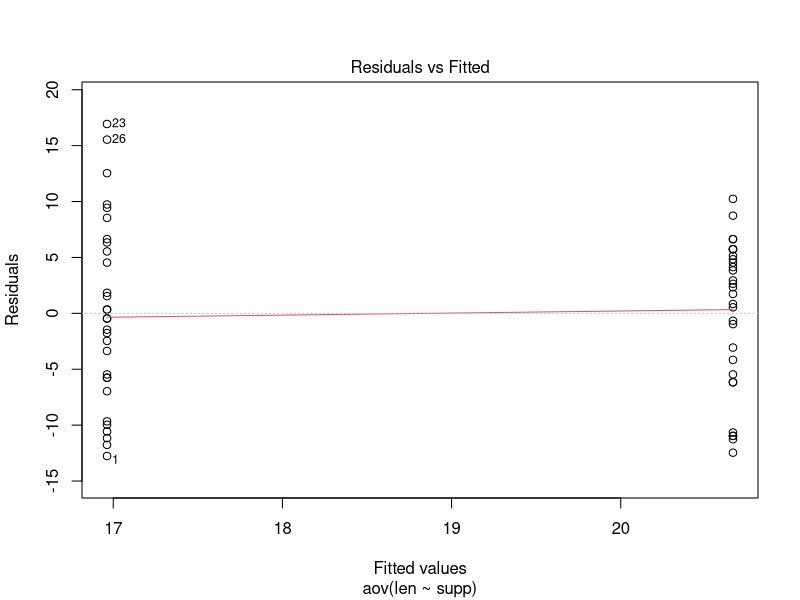
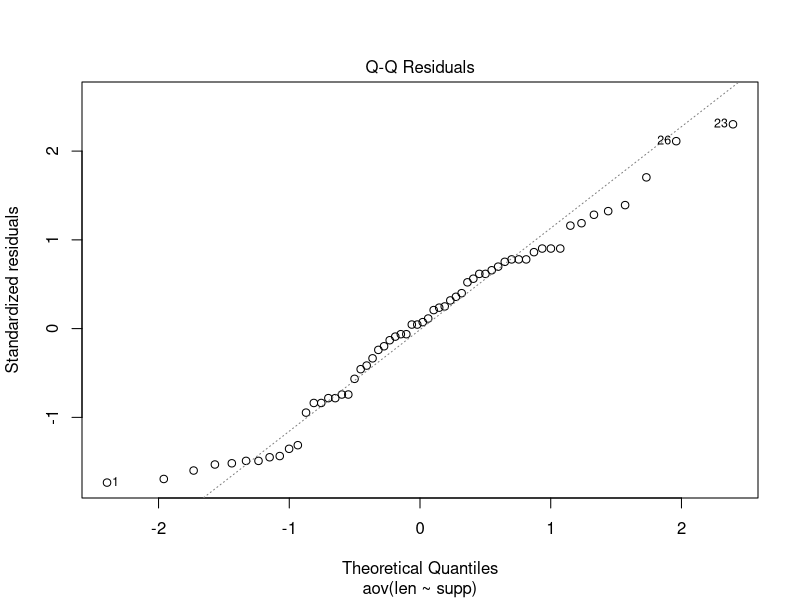
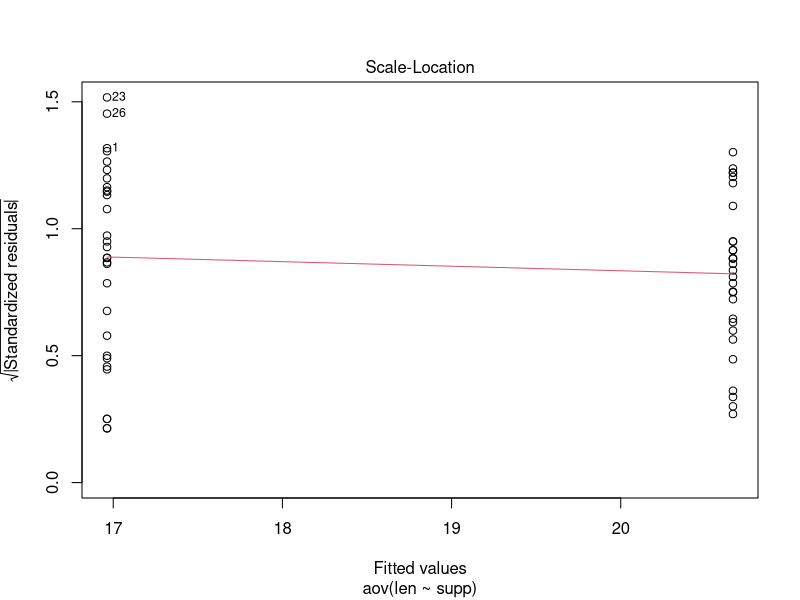
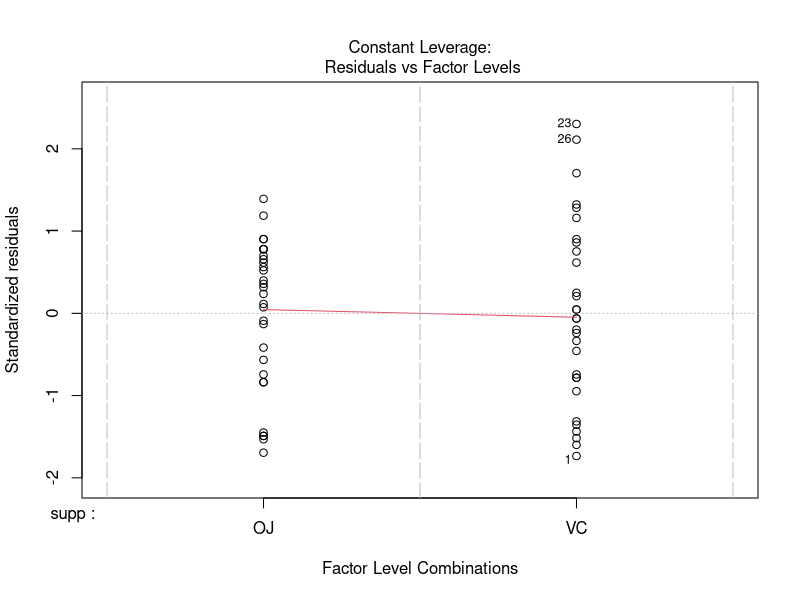
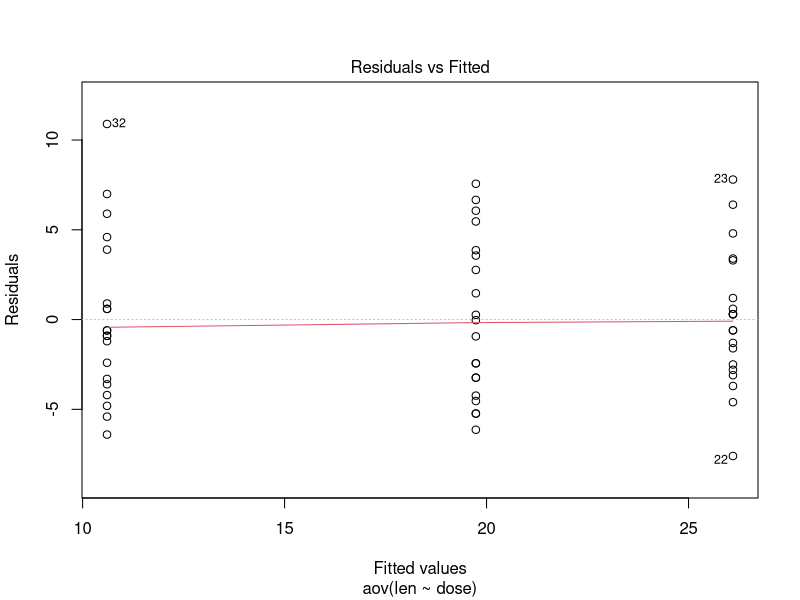
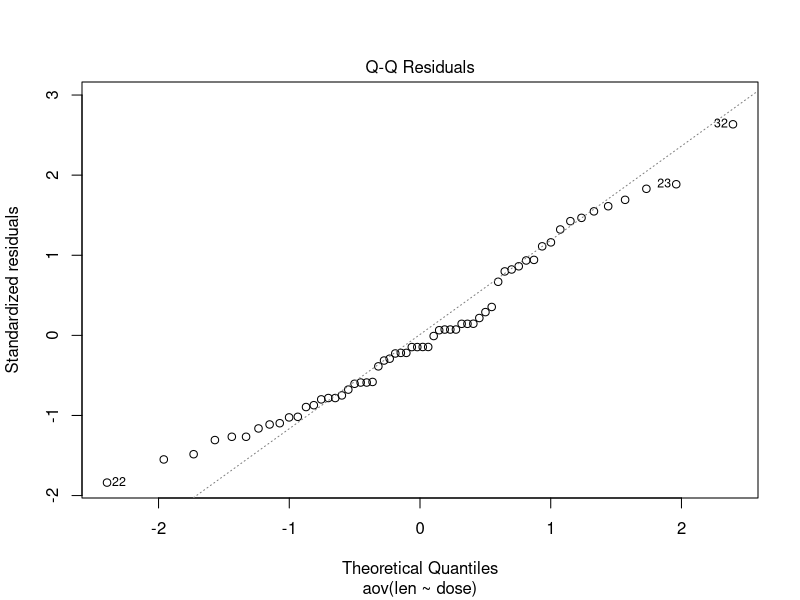
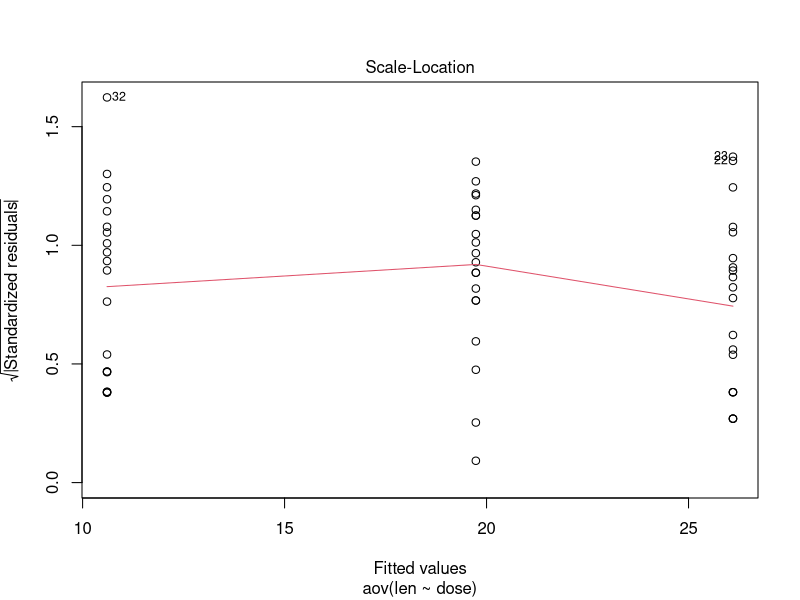
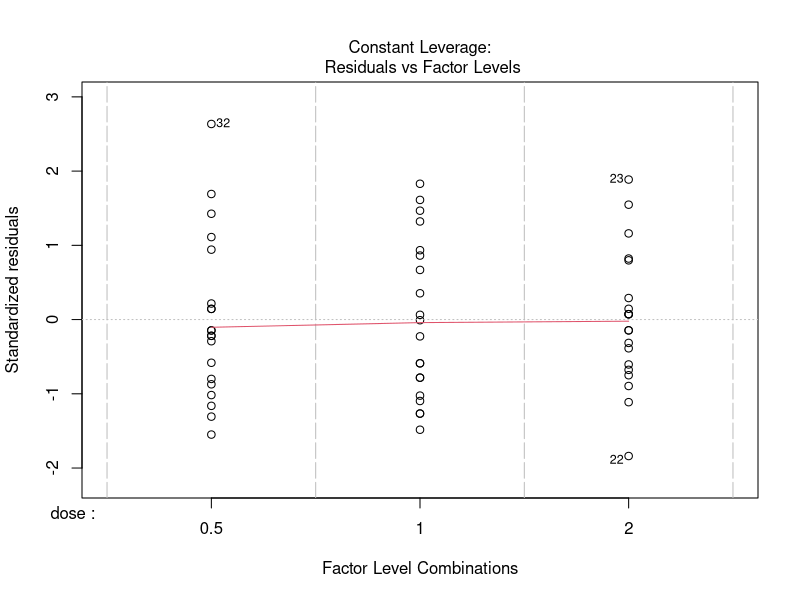

Write R code to recreate these figures, in order.
5+3
5**2
print("Hello World!")

a <- 3
b = 2
c <- 3**2
c
print(c)

# import data
data <- ToothGrowth
View(data)

# convert dose from num to factor
data$dose <- as.factor(data$dose)

# perform anova
CRD_model <- aov(len~supp, data)
summary(CRD_model)

# get linear model
Mod_CRD <- lm(len~supp, data)
summary(Mod_CRD)

# Tukey's
TukeyHSD(CRD_model)

# Fisher's (response, factor, p.adjust.method = 'none')
pairwise.t.test(data$len, data$supp, 
                p.adjust.method = 'none')

plot(CRD_model)

crd_dose <- aov(len~dose, data)
summary(crd_dose)

mod_dose <- lm(len~dose, data)
summary(mod_dose)

plot(crd_dose)


RCBD <- aov(len~dose+supp, data)
summary(RCBD)

Model_rcbd <- lm(len~dose+supp, data)
summary(Model_rcbd)


print(OrchardSprays)





